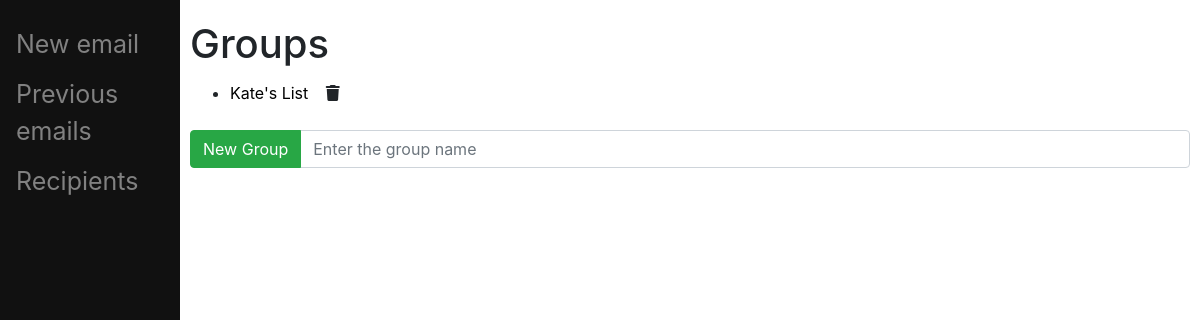
/recipients/, run on an earlier commit of the app's database.
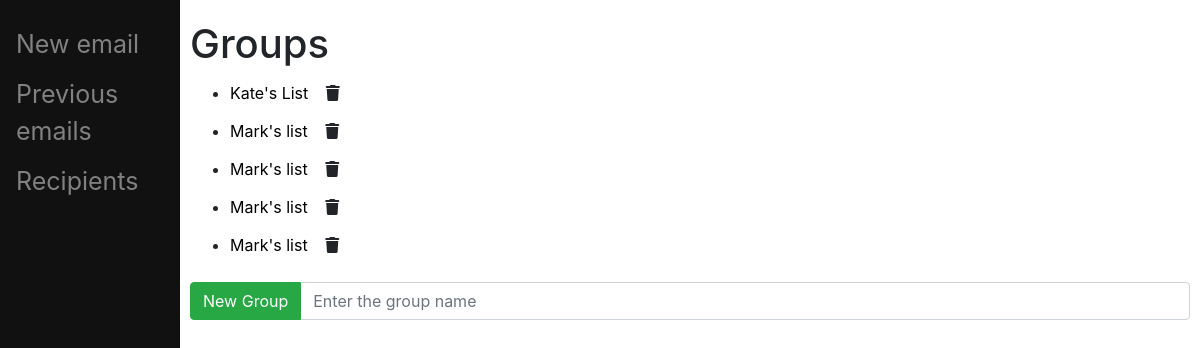
And on a later commit of the database.
### main/models.py (models this page shows)
class EmailList(models.Model):
    name = models.CharField(max_length=200)
    def __str__(self):
        return self.name

### main/views.py (the view, shortened to what this page needs)
# urls.py: path("recipients/", views.recipientGroups, name="recipientGroups"),
def recipientGroups(response):
    ls = EmailList.objects.all()
    return render(response, "main/groups.html", {"ls": ls})

### main/templates/main/groups.html (shortened to what this page needs)
{% extends 'main/base.html' %}
{% load crispy_forms_tags %}
{% block content %}
<h1>Groups</h1>
<form method="post" action="./">
    <ul>
        {%for name in ls%}
        <li><a href="/{{name.id}}">{{name}}</a>
            <button type="submit" name="{{name.id}}" value="delete" class="btn"><i class="fa-solid fa-trash"></i>
            </button>
        </li>
        {% endfor %}
    </ul>
</form>
<form class="form-group" method="post" action="#">
    <div class="input-group mb-3">
        <div class="input-group-prepend">
            <button type="submit" name="newItem" value="newItem" class="btn btn-success">New Group</button>
        </div>
        <input class="form-control" placeholder="Enter the group name" type="text" name="new">
    </div>
</form>
{% endblock %}

### main/templates/main/base.html (shortened to what this page needs)
<!DOCTYPE html>
{% load static %}
<html>
<head>
    <link rel="stylesheet" href="https://cdn.jsdelivr.net/npm/bootstrap@4.3.1/dist/css/bootstrap.min.css"
>
    <link href="{% static 'fontawesomefree/css/fontawesome.css' %}" rel="stylesheet" type="text/css">
    <link href="{% static 'fontawesomefree/css/brands.css' %}" rel="stylesheet" type="text/css">
    <link href="{% static 'fontawesomefree/css/solid.css' %}" rel="stylesheet" type="text/css">
</head>
<body>
<div class="sidenav">
    <a href="/send">New email</a>
    <a href="">Previous emails</a>
    <a href="/recipients">Recipients</a>
</div>
<div id="content" name="content" class="main">
    {% block content %}
    {% endblock %}
</div>
</body>
</html>

### main/templates/main/base.html (style rules this page uses)
.sidenav { height: 100%; width: 180px; position: fixed; z-index: 1; background-color: #111; top: 0; left: 0; overflow-x: :hidden; padding-top: 20px; }
.sidenav a { padding: 6px 8px 6px 16px; text-decoration: none; font-size: 25px; color: #818181; display:block; }
a { text-decoration: none; color: black; }
.main { margin-left: 180px; margin-top: 20px; padding: 0px 10px; }
i { vertical-align: top; margin-top: 2.2px; }

What changed in the data, as far as the page shows it:
added EmailList: name "Mark's list"
added EmailList: name "Mark's list"
added EmailList: name "Mark's list"
added EmailList: name "Mark's list"
